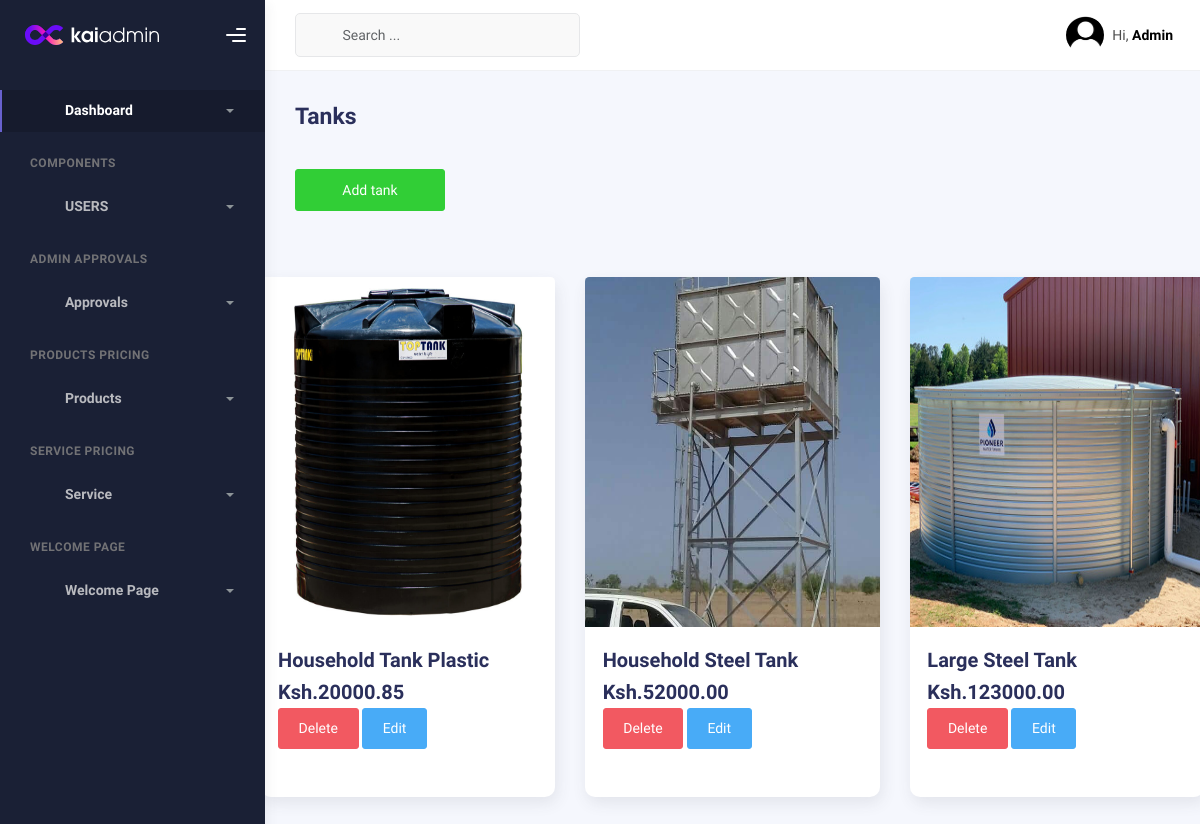
Page /tank on the committed database.
### admins/models.py (models this page shows, shortened)
class Tank(models.Model):
    tank_choices = [
        ('Household Tank Plastic', 'Household Tank Plastic'),
        ('Household Steel Tank', 'Household Steel Tank'),
        ('Large Steel Tank', 'Large Steel Tank')
    ]
    tank = models.CharField(max_length=100, choices=tank_choices)
    cost = models.DecimalField(max_digits=10, decimal_places=2)
    tank_photo = models.ImageField(upload_to='uploads/tanks', default='uploads/tanks/tank.jpg')

### custom_admin/views.py (the view)
# urls.py: path('tank', views.tank, name='tank'),
def tank(request):
    tnk = Tank.objects.all()
    return render(request, 'admincustom/tanks.html', {'tnk': tnk})

### custom_admin/templates/admincustom/tanks.html (shortened to what this page needs)
{% load static %}
<!DOCTYPE html>
<html lang="en">
<head>
    <link href="https://cdn.jsdelivr.net/npm/bootstrap-icons/font/bootstrap-icons.css" rel="stylesheet">
    <link href="https://cdn.jsdelivr.net/npm/bootstrap@5.3.3/dist/css/bootstrap.min.css" rel="stylesheet"
>
    <link rel="stylesheet" href="{% static 'assets/css/bootstrap.min.css' %}"/>
    <link rel="stylesheet" href="{% static 'assets/css/plugins.min.css' %}"/>
    <link rel="stylesheet" href="{% static 'assets/css/kaiadmin.min.css' %}"/>
</head>
<body>
<div class="wrapper">
    <div class="sidebar" data-background-color="dark">
        <div class="sidebar-logo">
            <div class="logo-header" data-background-color="dark">
                <a href="/custo" class="logo">
                    <img
                            src="{% static 'assets/img/kaiadmin/logo_light.svg' %}"
                            alt="navbar brand"
                            class="navbar-brand"
                            height="20"
                    />
                </a>
                <div class="nav-toggle">
                    <button class="btn btn-toggle toggle-sidebar">
                        <i class="gg-menu-right"></i>
                    </button>
                </div>
            </div>
        </div>
        <div class="sidebar-wrapper scrollbar scrollbar-inner">
            <div class="sidebar-content">
                <ul class="nav nav-secondary">
                    <li class="nav-item active">
                        <a
                                data-bs-toggle="collapse"
                                href="#dashboard"
                                class="collapsed"
                                aria-expanded="false"
                        >
                            <i class="fas fa-home"></i>
                            <p>Dashboard</p>
                            <span class="caret"></span>
                        </a>
                    </li>
                    <li class="nav-section">
                        <h4 class="text-section">Components</h4>
                    </li>
                    <li class="nav-item">
                        <a data-bs-toggle="collapse" href="#base">
                            <i class="fas fa-layer-group"></i>
                            <p>USERS</p>
                            <span class="caret"></span>
                        </a>
                    </li>
                    <li class="nav-section">
                        <h4 class="text-section">ADMIN APPROVALS</h4>
                    </li>
                    <li class="nav-item">
                        <a data-bs-toggle="collapse" href="#sidebarLayouts">
                            <i class="fas fa-th-list"></i>
                            <p>Approvals</p>
                            <span class="caret"></span>
                        </a>
                    </li>
                    <li class="nav-section">
                        <h4 class="text-section">PRODUCTS PRICING</h4>
                    </li>
                    <li class="nav-item">
                        <a data-bs-toggle="collapse" href="#forms">
                            <i class="fas fa-pen-square"></i>
                            <p>Products</p>
                            <span class="caret"></span>
                        </a>
                    </li>
                    <li class="nav-section">
                        <h4 class="text-section">SERVICE PRICING</h4>
                    </li>
                    <li class="nav-item">
                        <a data-bs-toggle="collapse" href="#tables">
                            <i class="fas fa-table"></i>
                            <p>Service</p>
                            <span class="caret"></span>
                        </a>
                    </li>
                    <li class="nav-section">
                        <h4 class="text-section">WELCOME PAGE</h4>
                    </li>
                    <li class="nav-item">
                        <a data-bs-toggle="collapse" href="#maps">
                            <i class="fas fa-map-marker-alt"></i>
                            <p>Welcome Page</p>
                            <span class="caret"></span>
                        </a>
                    </li>
                </ul>
            </div>
        </div>
    </div>
    <div class="main-panel">
        <div class="main-header">
            <nav
                    class="navbar navbar-header navbar-header-transparent navbar-expand-lg border-bottom"
            >
                <div class="container-fluid">
                    <nav
                            class="navbar navbar-header-left navbar-expand-lg navbar-form nav-search p-0 d-none d-lg-flex"
                    >
                        <div class="input-group">
                            <div class="input-group-prepend">
                                <button type="submit" class="btn btn-search pe-1">
                                    <i class="fa fa-search search-icon"></i>
                                </button>
                            </div>
                            <input
                                    type="text"
                                    placeholder="Search ..."
                                    class="form-control"
                            />
                        </div>
                    </nav>
                    <ul class="navbar-nav topbar-nav ms-md-auto align-items-center">
                        <li class="nav-item topbar-user dropdown hidden-caret">
                            <a
                                    class="dropdown-toggle profile-pic"
                                    data-bs-toggle="dropdown"
                                    href="#"
                                    aria-expanded="false"
                            >
                                <div class="avatar-sm">
                                    <img
                                            src="{% static 'assets/img/profile4.jpg' %}"
                                            alt="..."
                                            class="avatar-img rounded-circle"
                                    />
                                </div>
                                <span class="profile-username">
                      <span class="op-7">Hi,</span>
                      <span class="fw-bold">Admin</span>
                    </span>
                            </a>
                        </li>
                    </ul>
                </div>
            </nav>
        </div>
        <div class="container">
            <div class="page-inner">
                <div
                        class="d-flex align-items-left align-items-md-center flex-column flex-md-row pt-2 pb-4"
                >
                    <div>
                        <h3 class="fw-bold mb-3">Tanks</h3>
                    </div>
                </div>
                <div class="row">
                    <a href="/add_tank">
                        <button type="submit" class="btn btn-success" style="width: 150px">Add tank</button>
                    </a>
                </div>
            </div>
            <div class="row">
                <div class="container my-5">
                    <div class="row row-cols-1 row-cols-md-3 g-4">
                        {% for tn in tnk %}
                            <div class="col">
                                <div class="card h-100">
                                    <img src="/media/{{ tn.tank_photo }}" class="card-img-top" alt="" height="350">
                                    <div class="card-body">
                                        <h8 class="card-title">{{ tn.tank }}</h8>
                                        <h6 class="card-title">Ksh.{{ tn.cost }} </h6>
                                        <a href="/delete_tank/{{ tn.id }}">
                                            <button type="submit" class="btn btn-danger">Delete</button>
                                        </a>
                                        <a href="/edit_tank/{{ tn.id }}">
                                            <button type="submit" class="btn btn-info">Edit</button>
                                        </a>
                                    </div>
                                </div>
                            </div>{% endfor %}
                    </div>
                </div>
            </div>
        </div>
    </div>
</div>
</body>
</html>

### rows in the picture
Tank: tank_photo (picture), tank "Household Tank Plastic", cost "20000.85"
Tank: tank_photo (picture), tank "Household Steel Tank", cost "52000.00"
Tank: tank_photo (picture), tank "Large Steel Tank", cost "123000.00"
